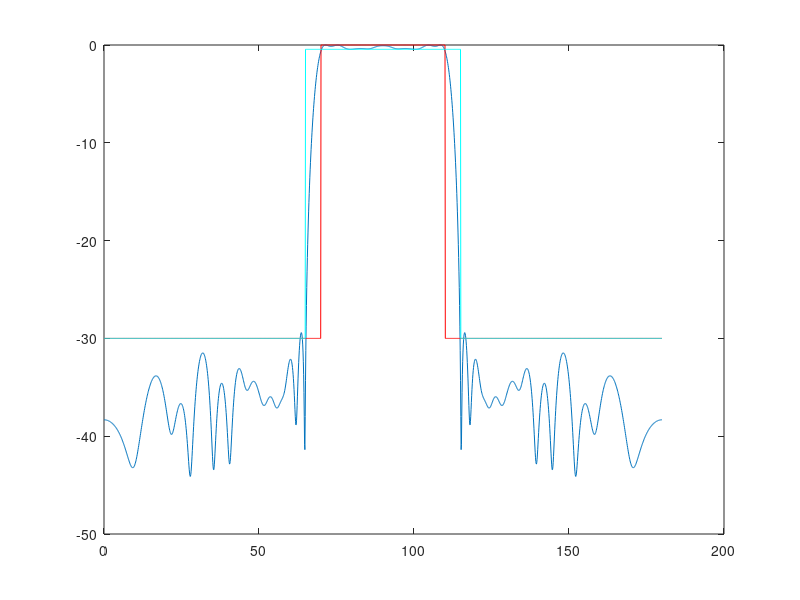

MATLAB code to generate this figure:
%Fast Iterative Shrinkage Method
%unsymmetric linear array

clc;
clear;

N = 41; %N antenna elements
lambda = 1;
%position of antenna array
d=zeros(1,N);
d(1) = 10;
d(2) = 9.6065;
d(3) = 8.8098;
d(4) = 8.2995;
d(5) = 7.8973;
d(6) = 7.3497;
d(7) = 6.8494;
d(8) = 6.5302;
d(9) = 5.6299;
d(10)=5.3749;
d(11)=5;
d(12)=4.6065;
d(13)=3.8098;
d(14)=3.2995;
d(15)=2.8973;
d(16)=2.3497;
d(17)=1.8494;
d(18)=1.5302;
d(19)=0.6299;
d(20)=0.3749;
d(21)=0;
d(41) = -10;
d(40) = -9.6065;
d(39) = -8.8098;
d(38) = -8.2995;
d(37) = -7.8973;
d(36) = -7.3497;
d(35) = -6.8494;
d(34) = -6.5302;
d(33) = -5.6299;
d(32)=-5.3749;
d(31)=-5;
d(30)=-4.6065;
d(29)=-3.8098;
d(28)=-3.2995;
d(27)=-2.8973;
d(26)=-2.3497;
d(25)=-1.8494;
d(24)=-1.5302;
d(23)=-0.6299;
d(22)=-0.3749;

%number of mainlobe samples
theta_m = 70:2:110;
L_m = length(theta_m);
u_m = cos(theta_m*pi/180);
A_m = exp(1i*(2*pi/lambda)*u_m'*d);
%sidelobe
theta_s = [0:1:65,115:1:180];
L_s = length(theta_s);
u_s = cos(theta_s*pi/180);
A_s = exp(1i*(2*pi/lambda)*u_s'*d);
L = L_m + L_s;
%transformation matrix
theta = [theta_m,theta_s];
u = cos(theta*pi/180);
A = exp(1i*(2*pi/lambda)*u'*d);
%desired beampattern
%amplitude
fm = [ones(L_m,1);10^(-40/20)*ones(L_s,1)];
%phase
fp = ones(L,1);
f = fm.*fp;
%emphasis vector
w = fm.^(-1);

%transform from complex domain to real domain
Ar = [real(A),-imag(A);imag(A),real(A)];
wr = [w;w];
Mr = diag(wr);
x0 = zeros(2*N,1);
xc = inv(A'*A)*A'*f;
%tau
tau = 2*max(eig(Ar'*Mr*Ar));
%mu
mu = 0.5;
%ripple tolerance
epsilon = 0.05;
km = 40;
kp = 4000;

%change weight every iteration
error = 1;
y1 = x0;
t1 = 1;
tic;
for k = 1:6
    while (error > 1e-4)
        %calculating the phase of the desired beampattern
        fp = A*xc;
        fp = fp./abs(fp);
        fr = [fm.*real(fp);fm.*imag(fp)];
        %shrinkage
        g = y1-(1/tau)*Ar'*Mr*(Ar*y1-fr);
        x = zeros(2*N,1);
        for i = 1:N
            r = [g(i);g(i+N)] ;
            z = max(norm(r)-1/(tau*mu),0)*(r/norm(r));
            x(i) = z(1);
            x(i+N) = z(2);
        end
        t = (1+sqrt(1+4*t1*t1))/2;
        y = x + (t1-1)/t*(x-x0);
        error = norm(x0-x); 
        x0 = x;
        y1 = y;
        t1 = t;       
        xc = x0(1:N)+1i*x0(N+1:2*N);  
    end
    %update the weight corresponding to mainlobe
    fi = abs(A*xc)./max(abs(A*xc));
    em = fi(1:L_m)-fm(1:L_m);
    for i = 1:L_m
        if (em(i) < -epsilon)
            w(i) = w(i) + km * abs(em(i));
        end
    end
    %update the weight corresponding to sidelobe
    es = fi(L_m+1:end)-fm(L_m+1:end);
    w(L_m+1:end) = max(kp*es,0);
    wr = [w;w];
    Mr = diag(wr);
    %tau
    tau = 2*max(eig(Ar'*Mr*Ar));
    error = 1;
end

t = toc;
%calculate the number of selected antennas
lam = 0;
for i = 1:N
    if (abs(xc(i))<0.004)
        xc(i)=0;
    else
        lam = lam + 1;
    end
end

%define the transformation matrix for plotting
theta_plot = [0:0.1:180];
u_plot = cos(theta_plot*pi/180);
A_plot = exp(1i*(2*pi/lambda)*u_plot'*d);
figure;
y = 20*log10(abs(A_plot*xc)/max(abs(A_plot*xc)));
plot(theta_plot,y);
hold on;
fdd = 10^(-30/20)*ones(length(theta_plot),1);
fdd(701:1101) = 1;
plot(theta_plot,20*log10(fdd),'r');
fddd = 10^(-30/20)*ones(length(theta_plot),1);
fddd(651:1151) = 0.95;
plot(theta_plot,20*log10(fddd),'c');
